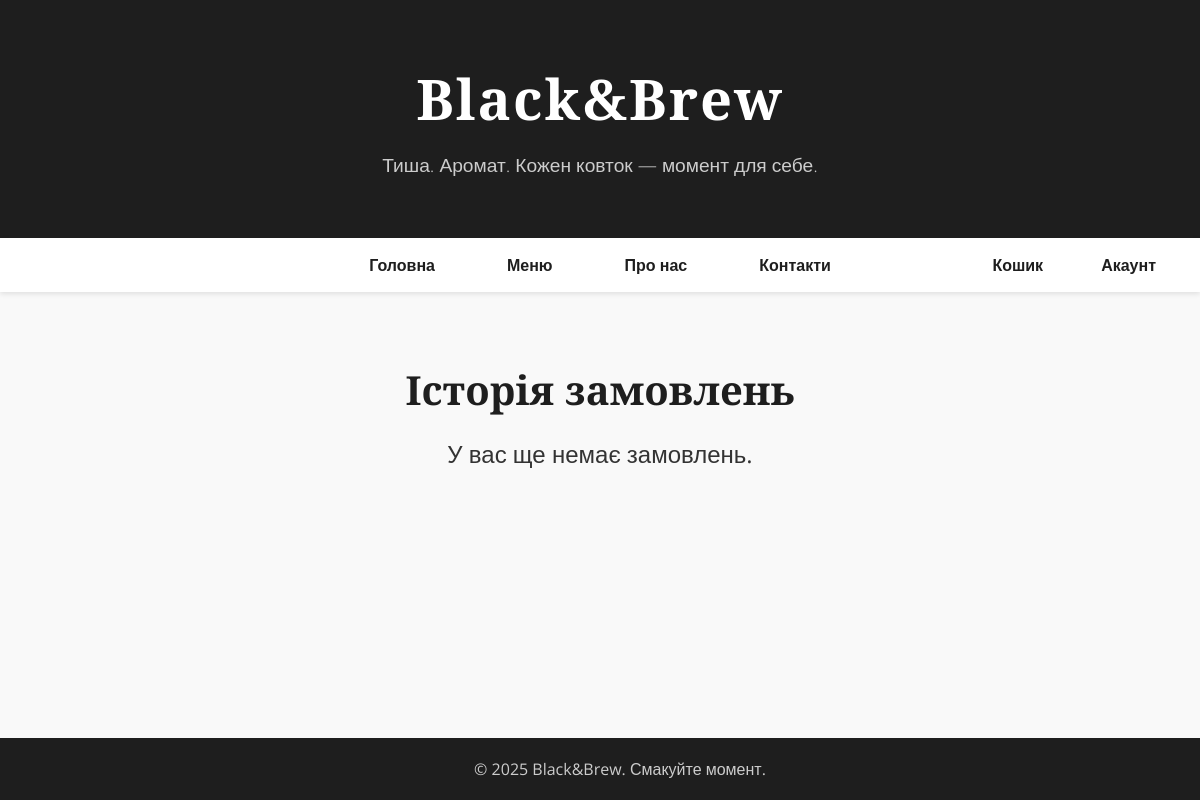
The app's page /cart/history/ (signed in), older data.
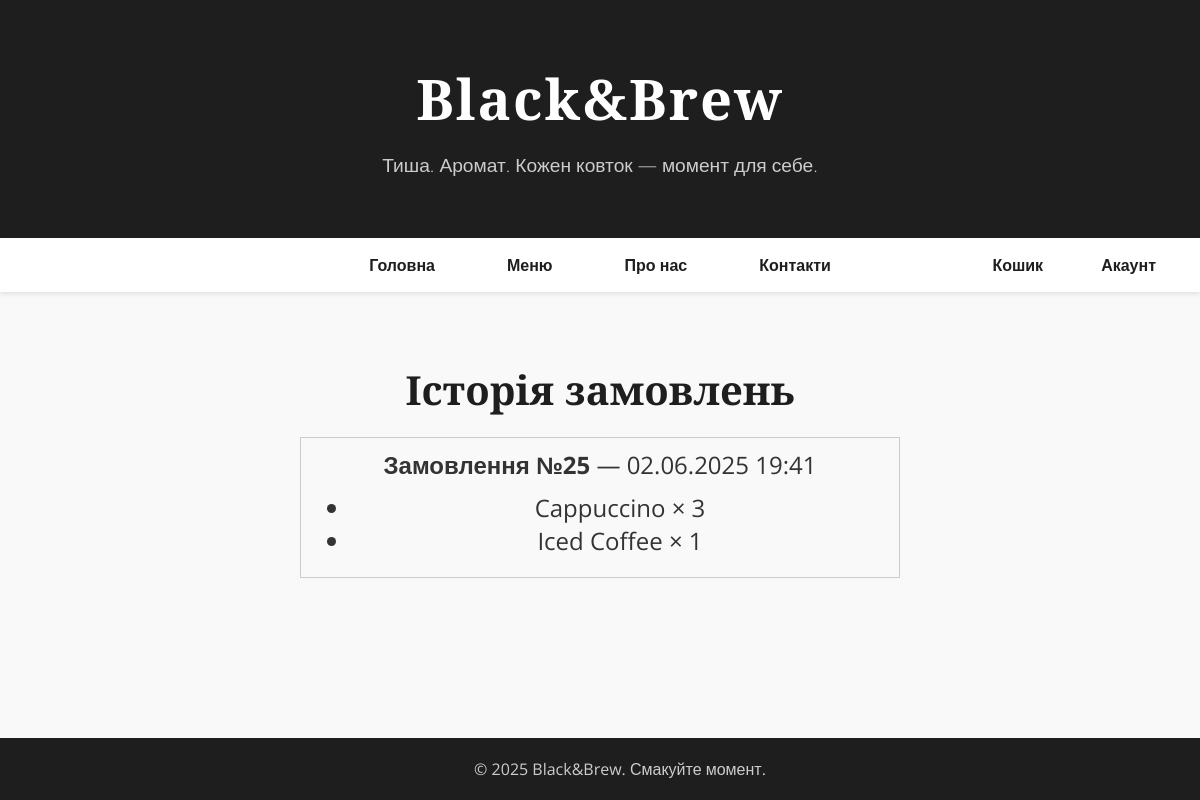
The same page, newer data.
### cart/models.py (models this page shows, shortened)
class Order(models.Model):
    name = models.CharField(max_length=150)
    user = models.ForeignKey(
        settings.AUTH_USER_MODEL,
        null=True,
        blank=True,
        on_delete=models.SET_NULL
    )
    session_key = models.CharField(max_length=40, null=True, blank=True)
    is_completed = models.BooleanField(default=False)
    created_at = models.DateTimeField(auto_now_add=True)

class OrderItem(models.Model):
    product = models.ForeignKey(Product, on_delete=models.CASCADE)
    quantity = models.PositiveIntegerField(default=1)
    order = models.ForeignKey(Order, on_delete=models.CASCADE)

class Product(models.Model):
    name = models.CharField(max_length=100)
    price = models.DecimalField(max_digits=6, decimal_places=2)

### cart/views.py (the view)
# urls.py: path('history/', views.order_history, name='order_history'),
@login_required
def order_history(request):
    orders = Order.objects.filter(user=request.user).order_by('-created_at')
    return render(request, 'cart/order_history.html', {'orders': orders})

### templates/cart/order_history.html
{% extends 'cart/base.html' %}
{% block content %}
  <h2>Історія замовлень</h2>
  {% if orders %}
    {% for order in orders %}
      <div style="border: 1px solid #ccc; padding: 10px; margin-bottom: 10px;">
        <p><strong>Замовлення №{{ order.id }}</strong> — {{ order.created_at|date:"d.m.Y H:i" }}</p>
        <ul>
          {% for item in order.orderitem_set.all %}
            <li>{{ item.product.name }} × {{ item.quantity }}</li>
          {% endfor %}
        </ul>
      </div>
    {% endfor %}
  {% else %}
    <p>У вас ще немає замовлень.</p>
  {% endif %}
{% endblock %}

Row changes from the older to the newer data that the page shows:
added Order: id "25", created_at "02.06.2025 19:41"
added OrderItem: product.name "Cappuccino", quantity "3"
added OrderItem: product.name "Iced Coffee", quantity "1"
Text that changed along with them:
text no longer shown: "У вас ще немає замовлень."
